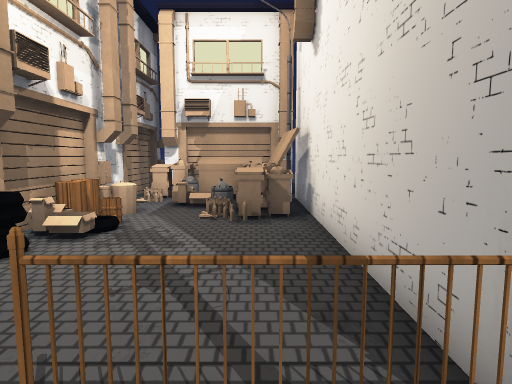
View 1 (above)

21 first-person views from a walk through a scene from a Unity 3-D project. The camera is 1.5 m above the floor, tilts 6° down and sees 75° across. The floor is counted in squares, 1 m on a side. Each view is taken from the middle of a square. On the plan, view 1 faces up. The plan holds only what a view shows up to about 15 squares ahead; the rest is blank. The place goes on beyond the plan. Some animated figures are not drawn. Some surface patterns are stand-ins.

View 2
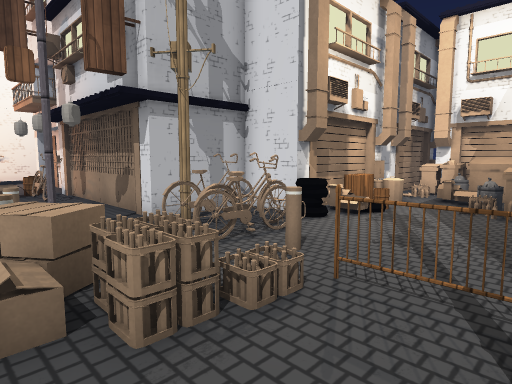

View 3
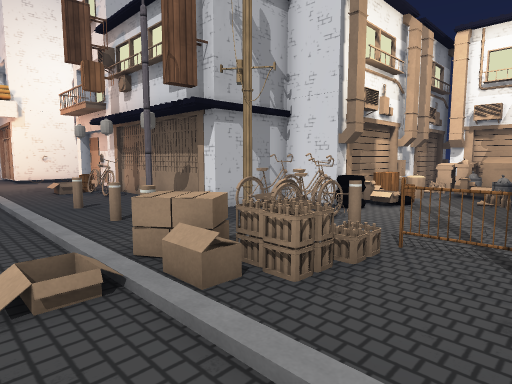

View 4
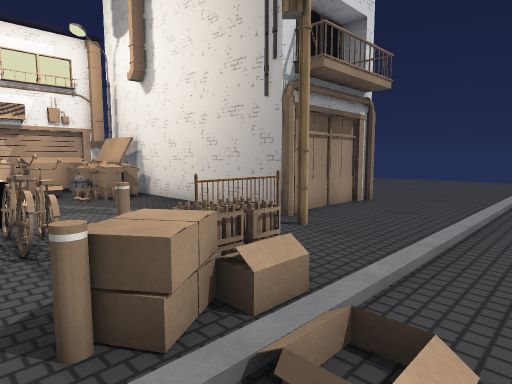

View 5
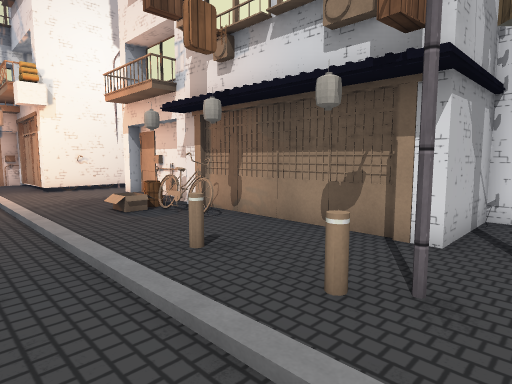

View 6
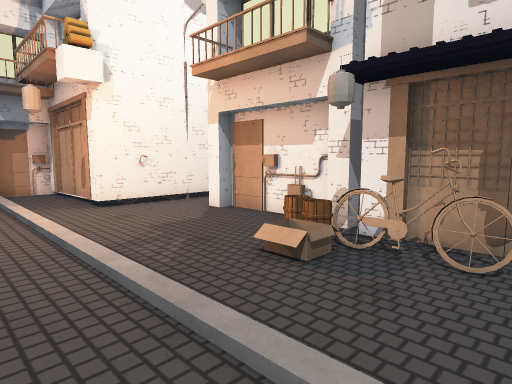

View 7
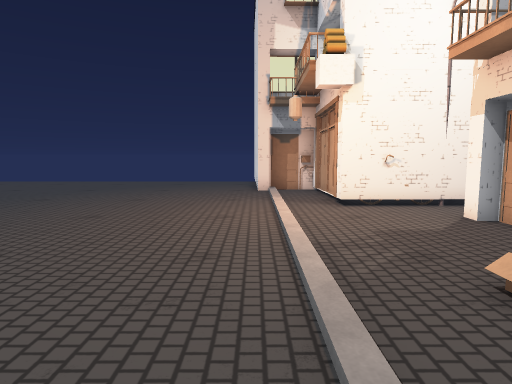

View 8
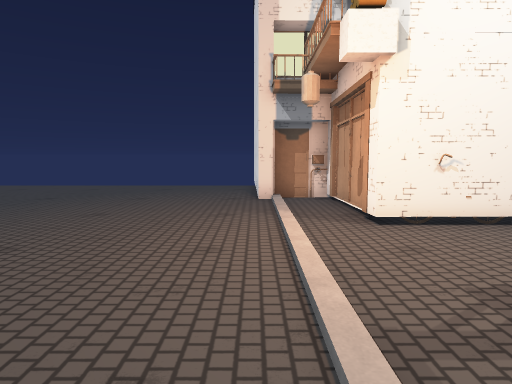

View 9
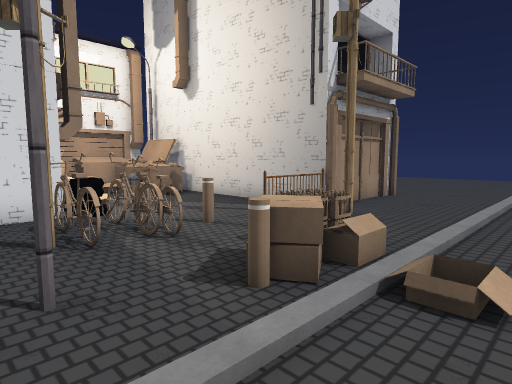

View 10
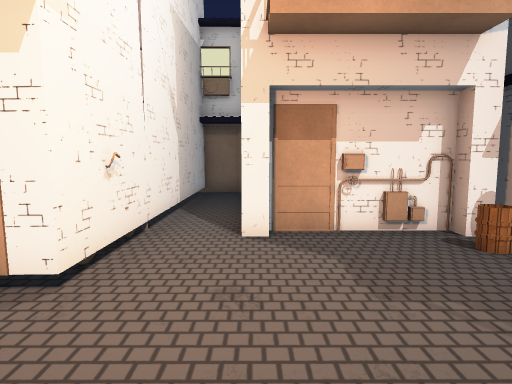

View 11
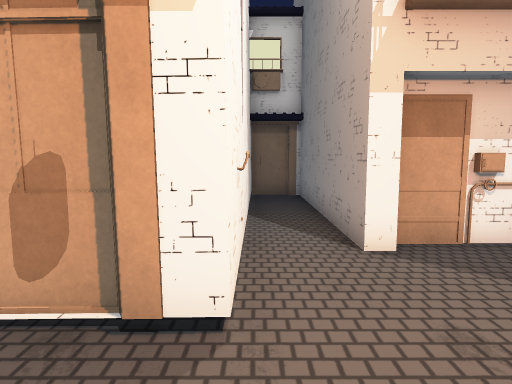

View 12
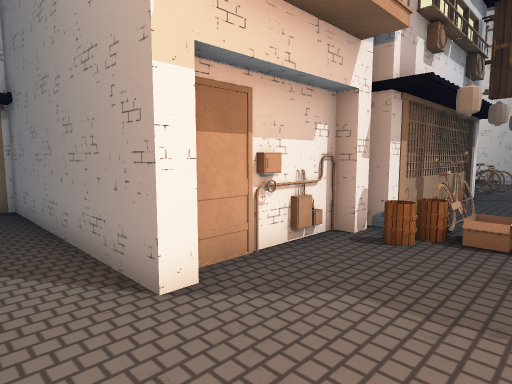

View 13
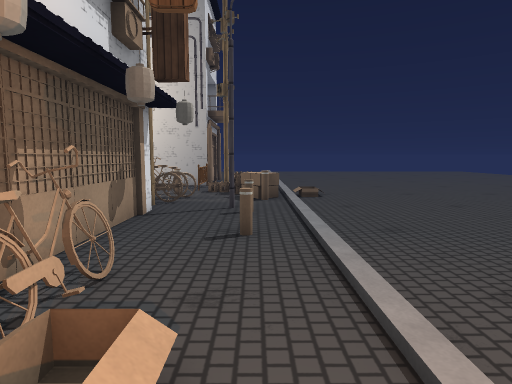

View 14
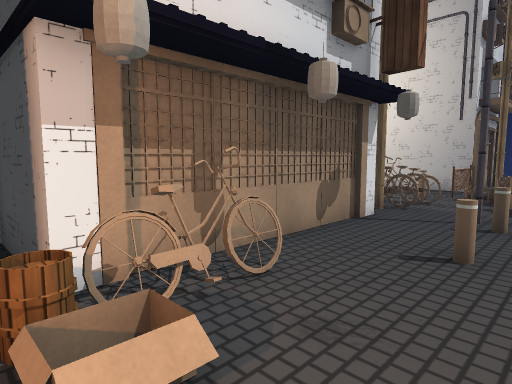

View 15
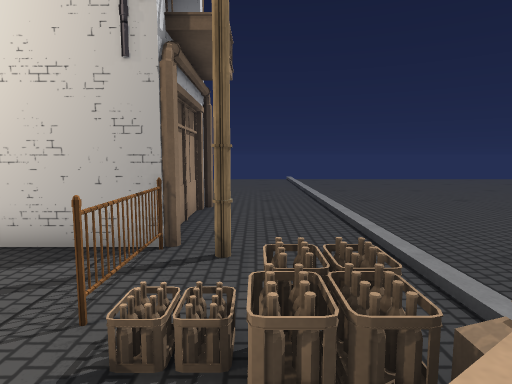

View 16
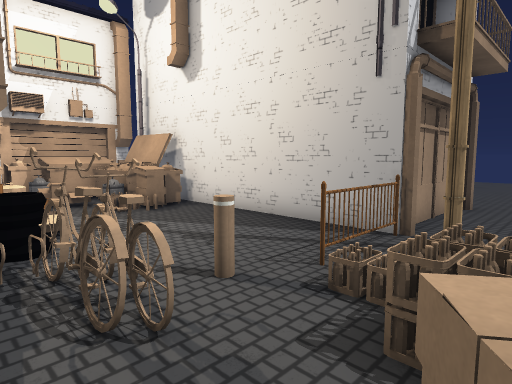

View 17
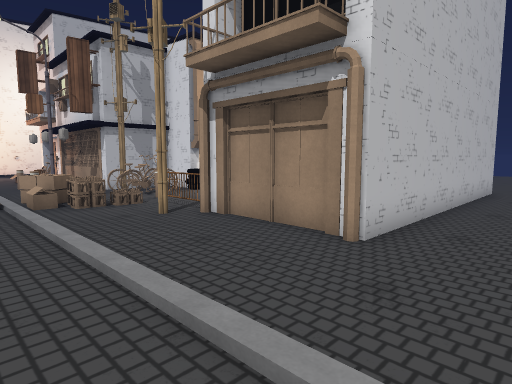

View 18
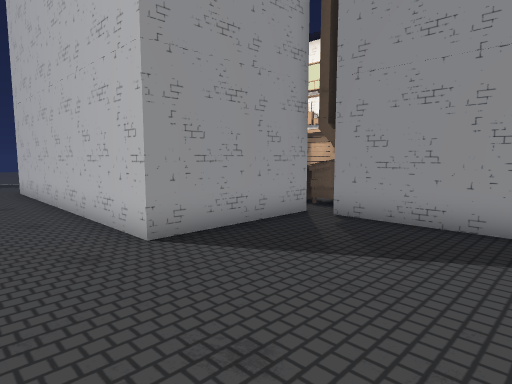

View 19
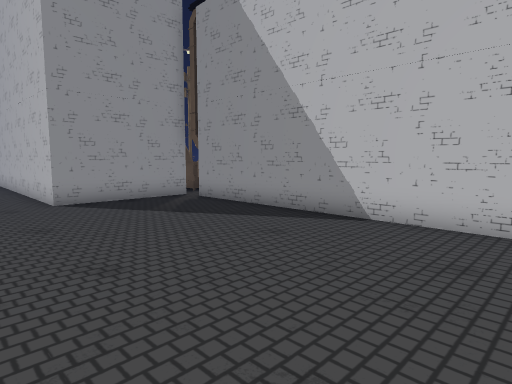

View 20
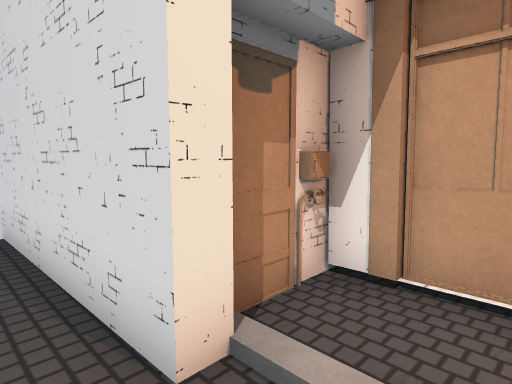

View 21
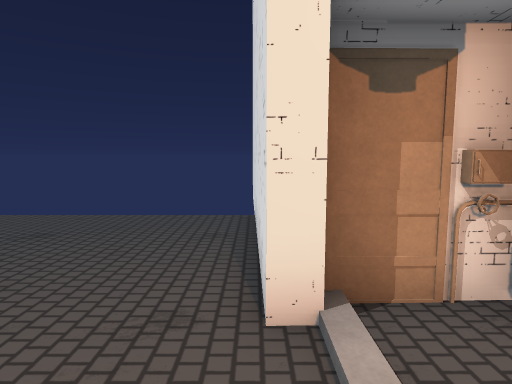

### Floor plan
Key: @ floor where view 1 was taken; # wall or solid block; x gap in a wall; . main floor; : floor 0.25 m higher than the main floor; / step, stairs or slope; B building; I bin; S streetlight; A barrel; F fence; K bike; O other object.
Columns run from 32 left of view 1 to 9 right of it. Each row starts with its distance up from view 1.
 24                                      ... .
 23                                  #.......
 22                                  #........
 21                                  #........
 20                                  #........
 19                                  #.......
 18                                  #........
 17                                  #.......
 16                                  #........
 15                            B     #........
 14                            B #BBBB........
 13                            BOBBBOB.......
 12                            BOIIOOB#####..
 11            B               # OIOOS#   #..
 10            BB#             BBOOOOB    #..
  9            #.#             BOO.IOB    #..
  8            #.#             BAA..OB    #..
  7            #.#             BA:...B    #..
  6            #.#             BO....B    #..
  5            #.#    B      B##O....B    #..
  4            #.#    B      B.OO....B    #..
  3            S.#BBB#B      B.OOO...B#   #..
  2            #.....#BBBBBBBB.OO.OFFFBBBB#...
  1            K.....AOKK.......O....x....B...
  0       BBBBB#..............S..O.O@.........
 -1       B...............O..O..OOO...........
 -2      BB/////////////////////OOO///////////
 -3 #######...................................
 -4  ............................... .........

Where each view was taken, in squares from view 1:
view 1: 0 up, 0 right, facing up
view 2: 2 down, 1 right, facing up-left
view 3: 4 down, 1 right, facing up-left
view 4: 4 down, 5 left, facing up-right
view 5: 4 down, 5 left, facing up-left
view 6: 4 down, 11 left, facing up-left
view 7: 3 down, 11 left, facing left
view 8: 3 down, 14 left, facing left
view 9: 4 down, 7 left, facing up-right
view 10: 4 down, 19 left, facing up
view 11: 3 down, 21 left, facing up
view 12: 1 down, 21 left, facing up-right
view 13: 1 down, 16 left, facing right
view 14: 2 down, 15 left, facing up-right
view 15: 0 up, 4 left, facing right
view 16: 1 down, 5 left, facing up-right
view 17: 4 down, 9 right, facing up-left
view 18: 18 up, 9 right, facing down-left
view 19: 24 up, 9 right, facing down-left
view 20: 4 down, 24 left, facing up-left
view 21: 3 down, 23 left, facing left
